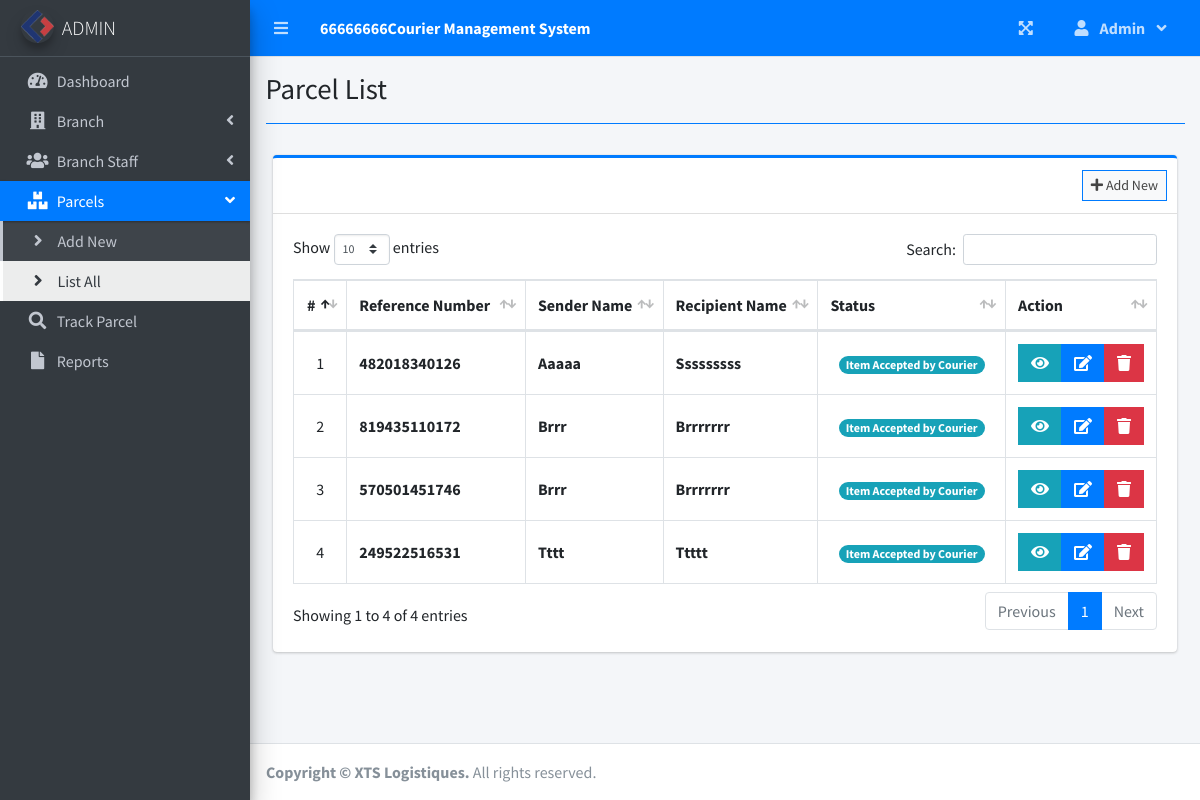
The page /index.php?page=parcel_list (signed in) on the database its author committed.
### tables this page shows
CREATE TABLE `parcels` (
  `id` int(30) NOT NULL,
  `reference_number` varchar(100) NOT NULL,
  `sender_name` text NOT NULL,
  `sender_id` varchar(100) NOT NULL,
  `sender_address` text,
  `sender_contact` text NOT NULL,
  `recipient_name` text NOT NULL,
  `recipient_address` text NOT NULL,
  `recipient_contact` text NOT NULL,
  `type` int(1) NOT NULL COMMENT '1 = Deliver, 2=Pickup',
  `type_expedition` int(1) NOT NULL COMMENT '1 = Express, 2=Simple',
  `from_branch_id` varchar(30) NOT NULL,
  `to_branch_id` varchar(30) NOT NULL,
  `weight` varchar(100) NOT NULL,
  `height` varchar(100) NOT NULL,
  `width` varchar(100) NOT NULL,
  `length` varchar(100) NOT NULL,
  `number` varchar(100) NOT NULL,
  `taxateur` varchar(20) NOT NULL,
  `code_ramasseur` varchar(20) NOT NULL,
  `price` float NOT NULL,
  `status` int(2) NOT NULL DEFAULT 0,
  `date_created` datetime NOT NULL DEFAULT current_timestamp()
);

### parcel_list.php (the view, shortened to what this page needs)
<?php include'db_connect.php' ?>
<div class="col-lg-12">
	<div class="card card-outline card-primary">
		<div class="card-header">
			<div class="card-tools">
				<a class="btn btn-block btn-sm btn-default btn-flat border-primary " href="./index.php?page=new_parcel"><i class="fa fa-plus"></i> Add New</a>
			</div>
		</div>
		<div class="card-body">
			<table class="table tabe-hover table-bordered" id="list">
				<!-- <colgroup>
					<col width="5%">
					<col width="15%">
					<col width="25%">
					<col width="25%">
					<col width="15%">
				</colgroup> -->
				<thead>
					<tr>
						<th class="text-center">#</th>
						<th>Reference Number</th>
						<th>Sender Name</th>
						<th>Recipient Name</th>
						<th>Status</th>
						<th>Action</th>
					</tr>
				</thead>
				<tbody>
					<?php
					$i = 1;
					$where = "";
					$qry = $conn->query("SELECT * from parcels $where order by  unix_timestamp(date_created) desc ");
					while($row= $qry->fetch_assoc()):
					?>
					<tr>
						<td class="text-center"><?php echo $i++ ?></td>
						<td><b><?php echo ($row['reference_number']) ?></b></td>
						<td><b><?php echo ucwords($row['sender_name']) ?></b></td>
						<td><b><?php echo ucwords($row['recipient_name']) ?></b></td>
						<td class="text-center">
							<?php
							switch ($row['status']) {
								default:
									echo "<span class='badge badge-pill badge-info'> Item Accepted by Courier</span>";
									break;
							}
							?>
						</td>
						<td class="text-center">
		                    <div class="btn-group">
		                    	<button type="button" class="btn btn-info btn-flat view_parcel" data-id="<?php echo $row['id'] ?>">
		                          <i class="fas fa-eye"></i>
		                        </button>
		                        <a href="index.php?page=edit_parcel&id=<?php echo $row['id'] ?>" class="btn btn-primary btn-flat ">
		                          <i class="fas fa-edit"></i>
		                        </a>
		                        <button type="button" class="btn btn-danger btn-flat delete_parcel" data-id="<?php echo $row['id'] ?>">
		                          <i class="fas fa-trash"></i>
		                        </button>
	                      </div>
						</td>
					</tr>
				<?php endwhile; ?>
				</tbody>
			</table>
		</div>
	</div>
</div>

### parcel_list.php (style rules this page uses)
table td { vertical-align: middle !important; }

### rows shown on the page
parcels: reference_number "482018340126", sender_name "Aaaaa", recipient_name "Sssssssss", status "Item Accepted by Courier"
parcels: reference_number "819435110172", sender_name "Brrr", recipient_name "Brrrrrrr", status "Item Accepted by Courier"
parcels: reference_number "570501451746", sender_name "Brrr", recipient_name "Brrrrrrr", status "Item Accepted by Courier"
parcels: reference_number "249522516531", sender_name "Tttt", recipient_name "Ttttt", status "Item Accepted by Courier"

### other values the page prints
$_SESSION['system']['name'] "66666666Courier Management System"
$_SESSION['login_firstname'] "Admin"
$title "Parcel List"
